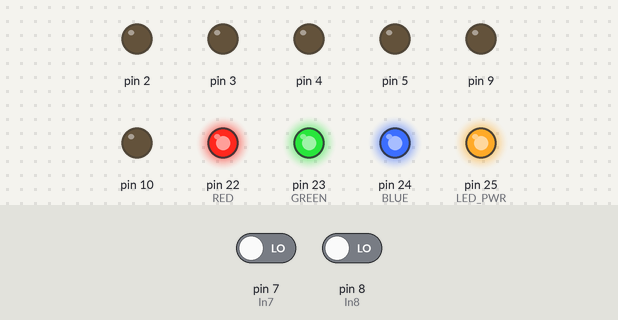
Simulated run of this sketch. Board: Arduino Mega 2560, built with avr-gcc and run on an emulated ATmega2560. Shown: output pins drawn as LEDs (lit = HIGH). Dashed ring = blinking. Inputs (shaded band) come from the test bench; at power-on: pin 7 (In7) LOW, pin 8 (In8) LOW.

Above: at 1.2 s.
1.3 s: pin 7 (In7) driven HIGH
At 1.65 s:
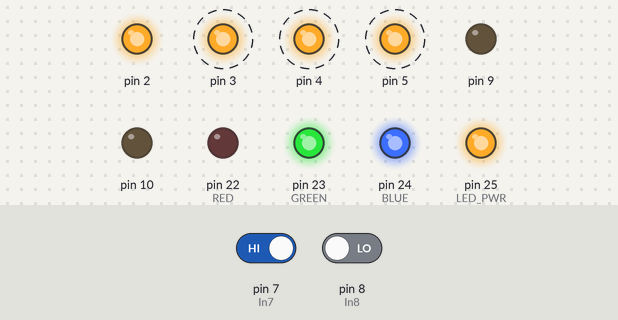
4.3 s: pin 7 (In7) driven LOW
At 4.45 s:
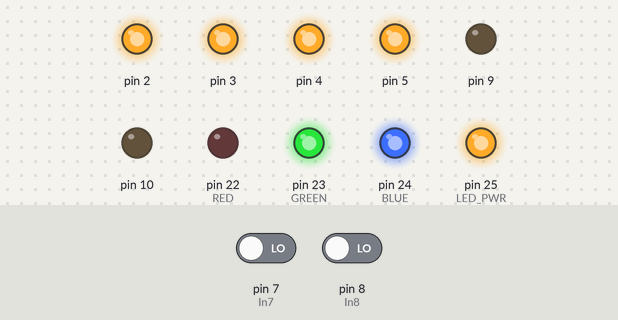
6.0 s: pin 8 (In8) driven HIGH
At 6.35 s:
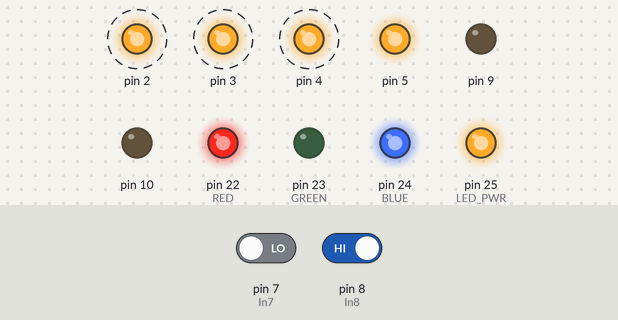
9.0 s: pin 7 (In7) driven HIGH
At 9.55 s:
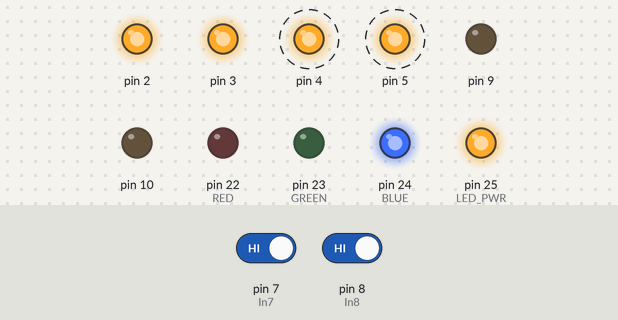
12.0 s: pin 7 (In7) driven LOW
At 12.25 s:
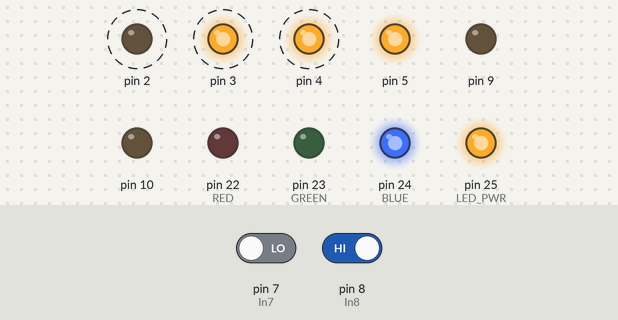
15.0 s: pin 8 (In8) driven LOW
At 15.15 s:
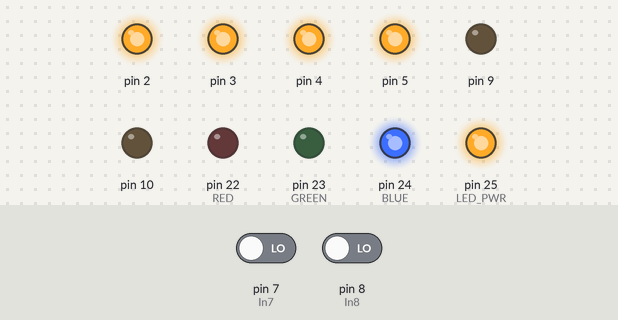
Timing chart, 0 to 17.7 s (numbered marks = the images above; inputs shaded):
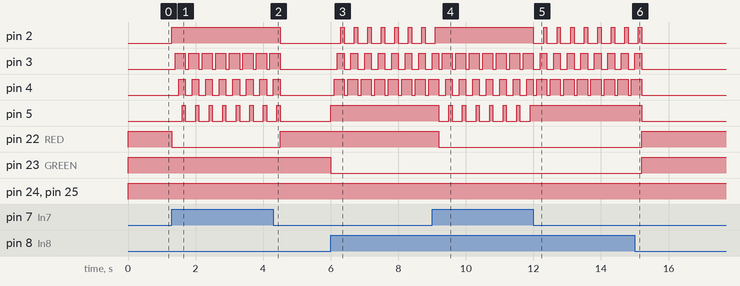

Measured:
- after the input at 1.3 s, pin 2: LOW → HIGH at once; pin 3: alternates HIGH for 0.30 s and LOW for 0.10 s, starting after 0.10 s; pin 4: alternates HIGH for 0.20 s and LOW for 0.20 s, starting after 0.20 s; pin 5: alternates HIGH for 0.10 s and LOW for 0.30 s, starting after 0.30 s; pin 22 (RED): HIGH → LOW at once
- after the input at 4.3 s, pin 2: HIGH → LOW after 0.20 s; pin 3–5: goes on until 4.5 s, then stays LOW; pin 22 (RED): LOW → HIGH after 0.20 s
- after the input at 6.0 s, pin 2: alternates HIGH for 0.10 s and LOW for 0.30 s, starting after 0.30 s; pin 3: alternates HIGH for 0.20 s and LOW for 0.20 s, starting after 0.20 s; pin 4: alternates HIGH for 0.30 s and LOW for 0.10 s, starting after 0.10 s; pin 5: LOW → HIGH at once; pin 23 (GREEN): HIGH → LOW at once
- after the input at 9.0 s, pin 2: goes on until 9.1 s, then stays HIGH; pin 5: alternates HIGH for 0.10 s and LOW for 0.30 s, starting after 0.20 s; pin 22 (RED): HIGH → LOW after 0.20 s
- after the input at 12.0 s, pin 2: alternates HIGH for 0.10 s and LOW for 0.30 s, starting at once; pin 5: stops changing and stays HIGH
- after the input at 15.0 s, pin 2–4: goes on until 15.2 s, then stays LOW; pin 5: HIGH → LOW after 0.20 s; pin 22 (RED), pin 23 (GREEN): LOW → HIGH after 0.20 s

The sketch:

MDL2__Planter_3_20_21.ino
```cpp
 // MDL2 Screen conneted to arduino nano 33 ble.
 // Main Function is to act as an encoder input for JD Tractor to control hitch height.


 #define RED 22
 #define BLUE 24
 #define GREEN 23
 #define LED_PWR 25


int In7 = 7;
int In8 = 8;

// the setup function runs once when you press reset or power the board
void setup() {
  // initialize digital pin 10 and 12 as an output.
  pinMode(9, OUTPUT);
  pinMode(10, OUTPUT);
  pinMode(2, OUTPUT);
  pinMode(3, OUTPUT);
  pinMode(4, OUTPUT);
  pinMode(5, OUTPUT);

  pinMode(In7,INPUT);
  pinMode(In8,INPUT);

  digitalWrite(9, LOW);    // Set Pin 9, 10 Low for use of 1K OHM pullDown resistor for Pin 7,and 8.
  digitalWrite(10, LOW);    //// Also Used a 2.2K OHM resistor to drop input voltage from 12 volt input to + - 4 VDC

   // intitialize the digital Pin as an output
  pinMode(RED, OUTPUT);
  pinMode(BLUE, OUTPUT);
  pinMode(GREEN, OUTPUT);
  pinMode(LED_PWR, OUTPUT);


 // Serial.begin(9600);

}

// the loop function runs over and over again forever
void loop() {

  int chkPin7 = digitalRead(In7);
  int chkPin8 = digitalRead(In8);


 if  (chkPin7 == HIGH) {

      digitalWrite(RED, LOW); // turn the LED on by making the voltage LOW

      digitalWrite(2, HIGH);
      delay(100);
      digitalWrite(3, HIGH);
      delay(100);
      digitalWrite(4, HIGH);
      delay(100);
      digitalWrite(5, HIGH);
      delay(100);
      digitalWrite(2, LOW);
      digitalWrite(3, LOW);
      digitalWrite(4, LOW);
      digitalWrite(5, LOW);
     // Serial.println(chkPin7);
 }

  else if  (chkPin8 == HIGH) {

      digitalWrite(GREEN, LOW);

      digitalWrite(5, HIGH);
      delay(100);
      digitalWrite(4, HIGH);
      delay(100);
      digitalWrite(3, HIGH);
      delay(100);
      digitalWrite(2, HIGH);
      delay(100);
      digitalWrite(2, LOW);
      digitalWrite(3, LOW);
      digitalWrite(4, LOW);
      digitalWrite(5, LOW);
     //Serial.println(chkPin8);

  }

    else {
      digitalWrite(11, LOW);
      digitalWrite(12, LOW);
      digitalWrite(GREEN, HIGH);
      digitalWrite(RED, HIGH);
      digitalWrite(BLUE, HIGH);
      digitalWrite(LED_PWR, HIGH);
  }


}
```
